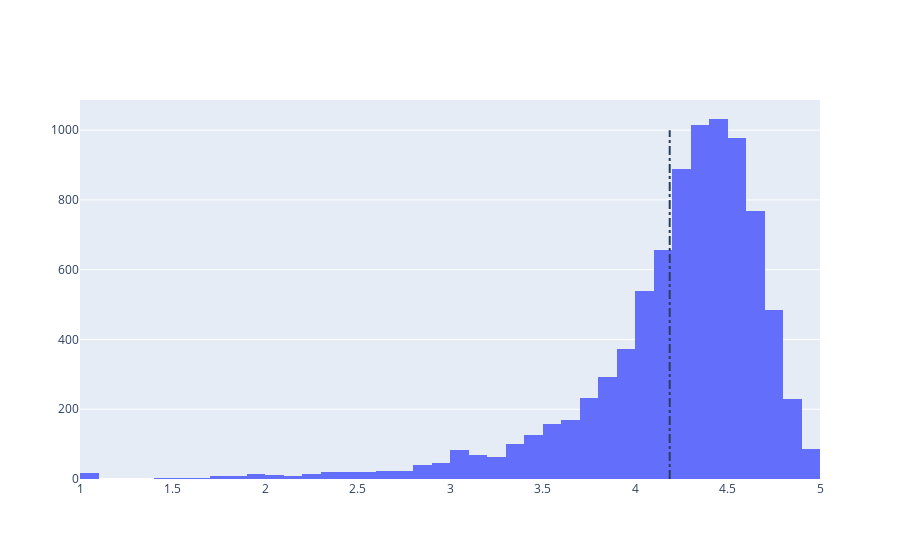

Notebook code cell kept with this figure:
### Markdown cell above
## 4. Distribution of app ratings
<p>After having witnessed the market share for each category of apps, let's see how all these apps perform on an average. App ratings (on a scale of 1 to 5) impact the discoverability, conversion of apps as well as the company's overall brand image. Ratings are a key performance indicator of an app.</p>
<p>From our research, we found that the average volume of ratings across all app categories is <code>4.17</code>. The histogram plot is skewed to the right indicating that the majority of the apps are highly rated with only a few exceptions in the low-rated apps.</p>

### Code cell
# Average rating of apps
avg_app_rating = apps['Rating'].mean()
print('Average app rating = ', avg_app_rating)

# Distribution of apps according to their ratings
data = [go.Histogram(
        x = apps['Rating'],
        xbins = {'start': 1, 'size': 0.1, 'end' : 5}
)]

# Vertical dashed line to indicate the average app rating
layout = {'shapes': [{
              'type' :'line',
              'x0': avg_app_rating,
              'y0': 0,
              'x1': avg_app_rating,
              'y1': 1000,
              'line': { 'dash': 'dashdot'}
          }]
          }

plotly.offline.iplot({'data': data, 'layout': layout})

### Figure 1 — Plotly figure (JSON) as saved in the notebook; plotly's stock layout.template omitted (floating-point values rounded to 4 significant figures; data arrays with more than 128 entries replaced by an {"elided": "..."} marker saying what was removed)
{"data": [{"x": {"elided": "10358 float values"}, "xbins": {"end": 5, "size": 0.1, "start": 1}, "type": "histogram"}], "layout": {"shapes": [{"line": {"dash": "dashdot"}, "type": "line", "x0": 4.188, "x1": 4.188, "y0": 0, "y1": 1000}]}}
